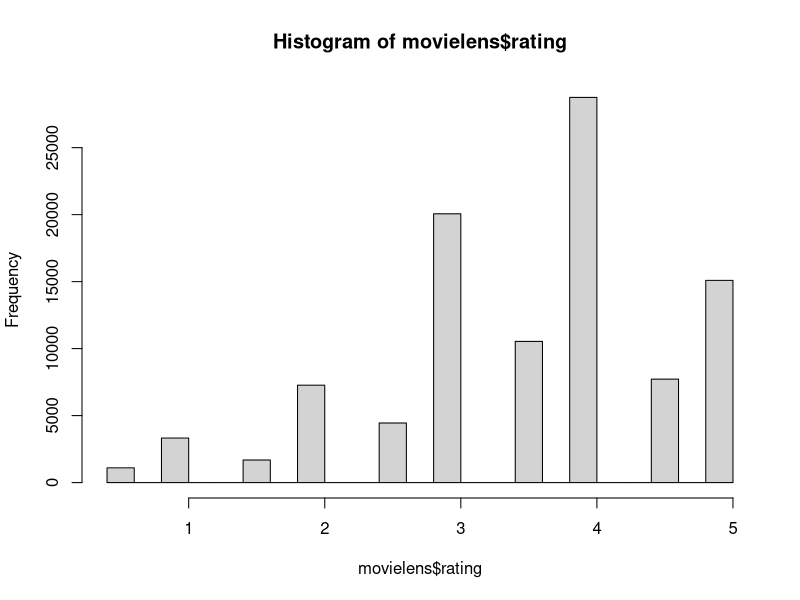
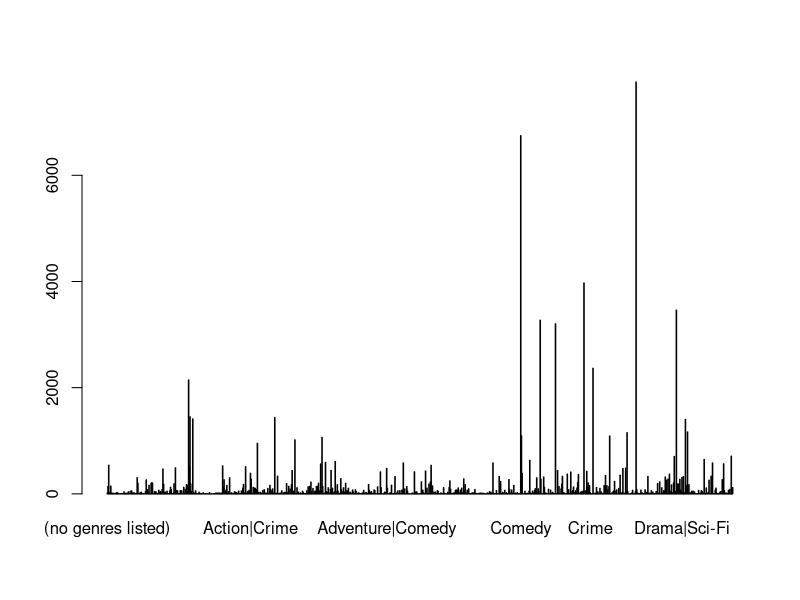
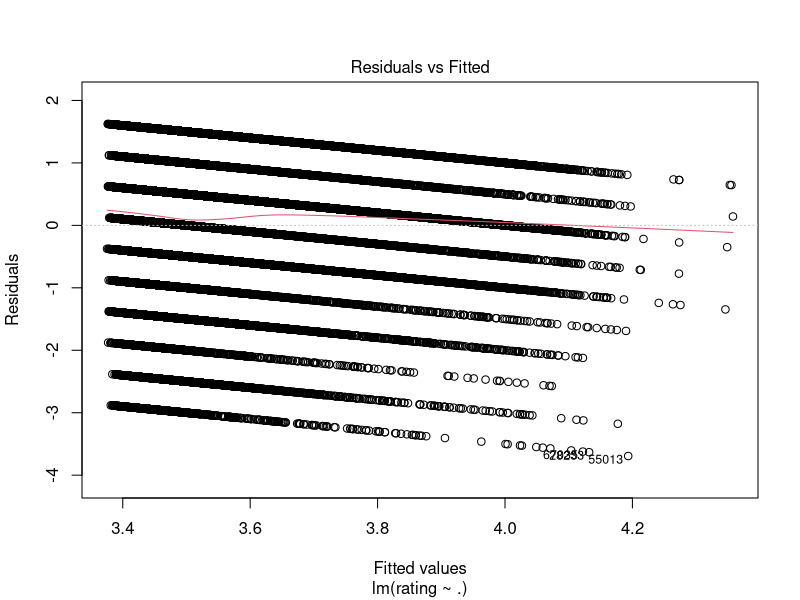
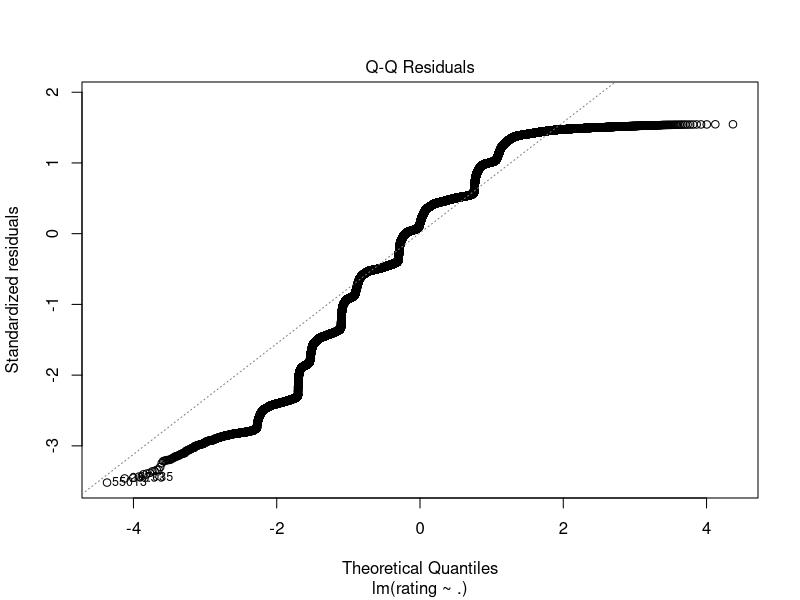
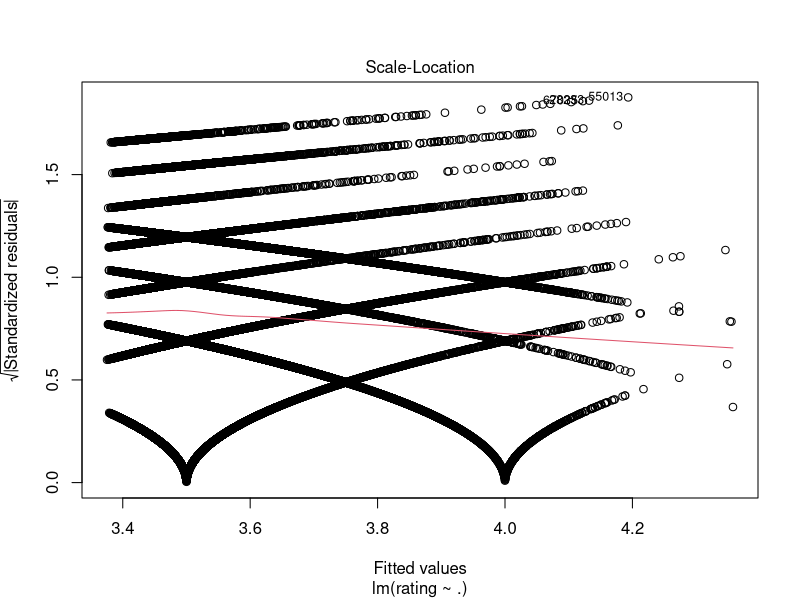
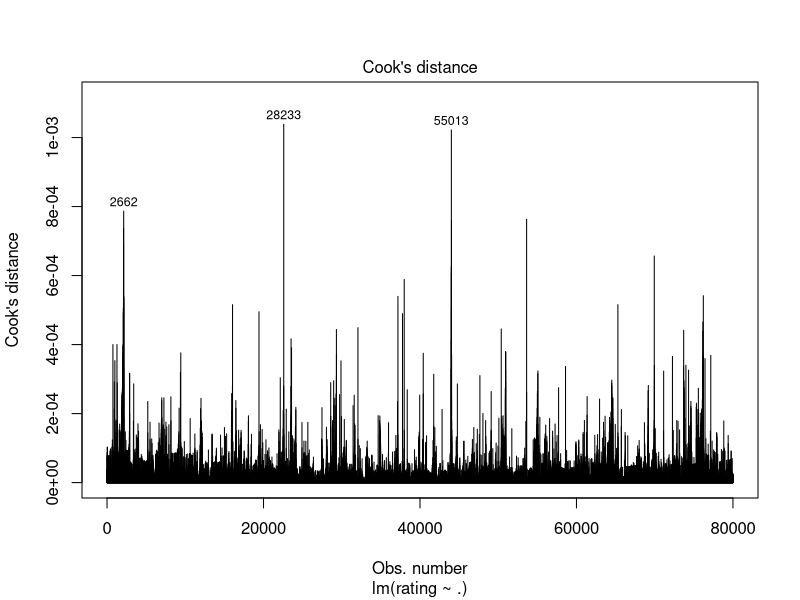

Write the R code that produced these figures, in order.
library(dslabs)
library(tidyverse)
data("movielens")


summary(movielens)

head(movielens)



movielens$year = as.numeric(movielens$year)

### checking for NA values
lapply(movielens,function(x) sum(is.na(x)))

## We come to know that year & title column has NA values
## Treating missing values with meadian 
movielens$title[is.na(movielens$title)] = median(movielens$title,na.rm = TRUE)
movielens$year[is.na(movielens$year)] = median(movielens$year,na.rm = TRUE)

glimpse(movielens)
hist(movielens$rating)
plot(movielens$genres)

movielens = movielens %>% select(-title,-genres)


library(car)

library(caTools)

split = sample.split(movielens,SplitRatio = 0.80)
split
train = subset(movielens,split=="TRUE")
test = subset(movielens,split=="FALSE")

fit_lm = lm(rating~., data = train)
sort(vif(fit_lm),decreasing = TRUE)

formula(fit_lm)

val_pred = predict(fit_lm,newdata = test)

errors_lm = test$rating-val_pred

errors_lm**2 %>% mean() %>% sqrt()



plot(fit_lm,1) ## residual vs fitted values --> non- linearity exists or not

plot(fit_lm,2) ## errors are normal or not

plot(fit_lm,3) ## varience is constant or not

plot(fit_lm,4) # ouliers in the data if cooks distance >1
